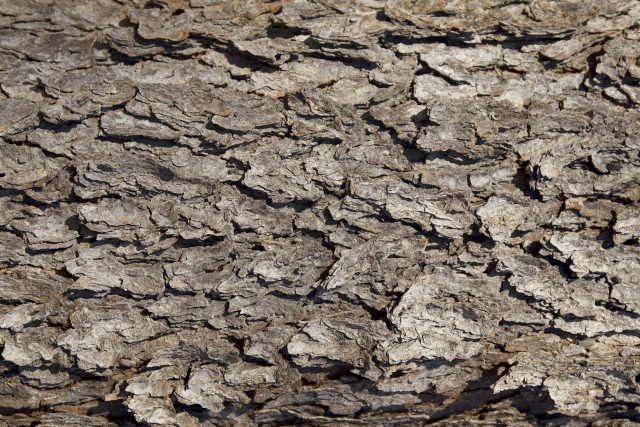
%> input picture testImages/bark01.jpg, 1280 x 853 px (shown at 1/2 size)
$ octave V2DerivFilterSparsity.m   (GNU Octave 9; MATLAB toolbox functions it lacks are replaced by stand-ins)
%> lines starting %> are read from the running program, lines starting %| are printed output that depends on the picture
### getSpyr4.m
function [imSpyr, pind, pyr] = getSpyr4(im, S, O)
%GETSPYR wrapper function for buildSFspyr
%splits positive and negative channels

N = size(im,1);
[spyr, pind] = buildSFpyr(im, S, O-1);
z = 0;
for r = 1:size(pind, 1);
    zNext = prod(pind(r,:));

    f = spyr(z+1:z+zNext);
    n = ((N+2)/pind(r,1))^2;
    spyr(z+1:z+zNext) = f/n;

    z = z+zNext;
end
imSpyr = spyr;

% divide channel amplitudes
pyr = [S O N];

end

### V2DerivFilterSparsity.m
close all;
clear all;
clc;

%init important parameters
addpath('C:\Users\oleskiw\Google Drive\wrx\Program\Toolbox\matlabPyrTools');
addpath('C:\Users\oleskiw\Google Drive\wrx\Program\Toolbox\matlabPyrTools\MEX')

S = 5;
O = 6;
N = 128;

%%

%demo pyramid
imgTest = imread('C:\Users\Oleskiw\Google Drive\wrx\Program\textureShorts\coefficientBundle\images\bark01.jpg');
%> imgTest is the input picture: size 853x1280x3 uint8; mean R, G, B 125.3, 114, 103.2
imgTest = hsv2rgb(rgb2hsv(imgTest).*repmat(reshape([1,0,1],[1 1 3]), [size(imgTest,1) size(imgTest,2), 1]));
%> imgTest: size 853x1280x3 double; mean H, S, V 0.492, 0.492, 0.492
imgTest = squeeze(imgTest(:,:,1));
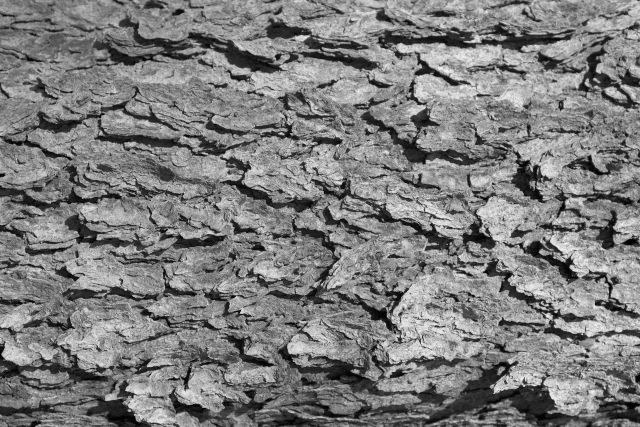
%> imgTest: size 853x1280 double (shown at 1/2 size); min 0, max 0.984, mean 0.492

rng(1337);
x0 = randi(N,1,2);

imgTest = imgTest(x0(1):x0(1)+N-1, x0(2):x0(2)+N-1);
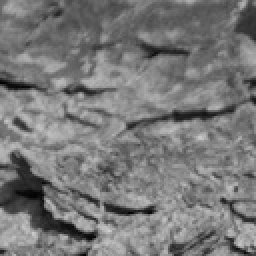
%> imgTest: size 128x128 double (shown 2 times larger); min 0, max 0.824, mean 0.471
imgTest = imgTest - 0.5;
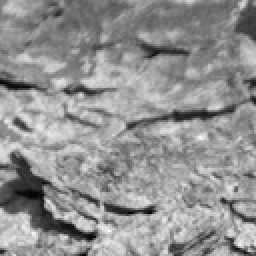
%> imgTest: size 128x128 double (shown 2 times larger); min -0.5, max 0.324, mean -0.0285; drawn with min black and max white


[spyrTest, pind, pyr] = getSpyr4(1*imgTest, S, O);
%> the run ends on the next line

$ run again, with testImages/bark02.jpg copied over testImages/bark01.jpg
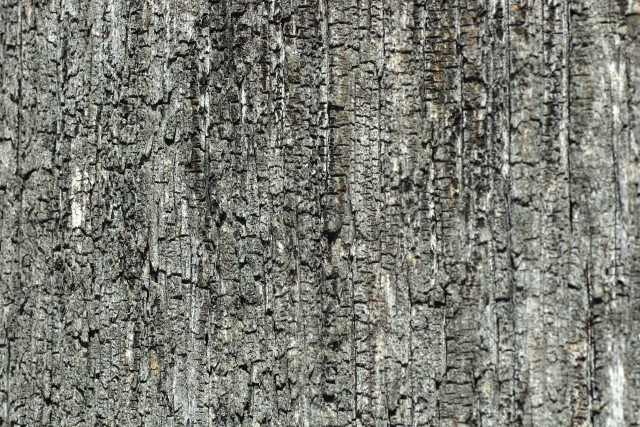
%> input picture testImages/bark02.jpg, 1280 x 853 px (shown at 1/2 size)
%> imgTest is the input picture: size 853x1280x3 uint8; mean R, G, B 123.4, 124.8, 116.3
%> `imgTest = imgTest(x0(1):x0(1)+N-1, x0(2):x0(2)+N-1);`:
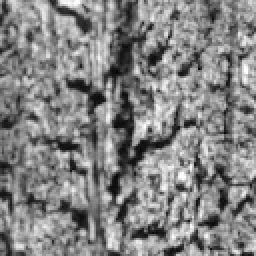
%> imgTest: size 128x128 double (shown 2 times larger); min 0.0196, max 1, mean 0.513

$ run again, with testImages/earth01.jpg copied over testImages/bark01.jpg
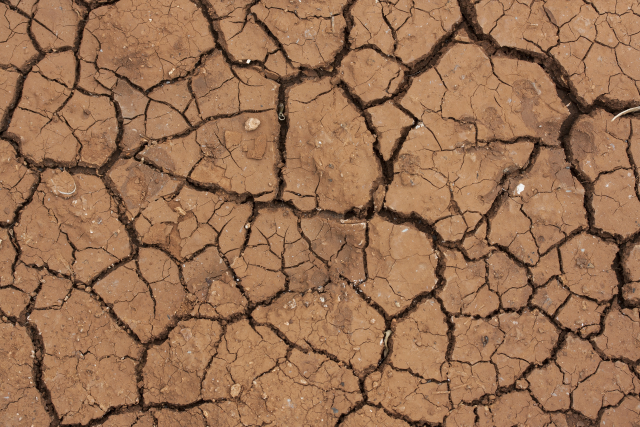
%> input picture testImages/earth01.jpg, 1280 x 853 px (shown at 1/2 size)
%> imgTest is the input picture: size 853x1280x3 uint8; mean R, G, B 152.9, 112.3, 81.9
%> `imgTest = squeeze(imgTest(:,:,1));`:
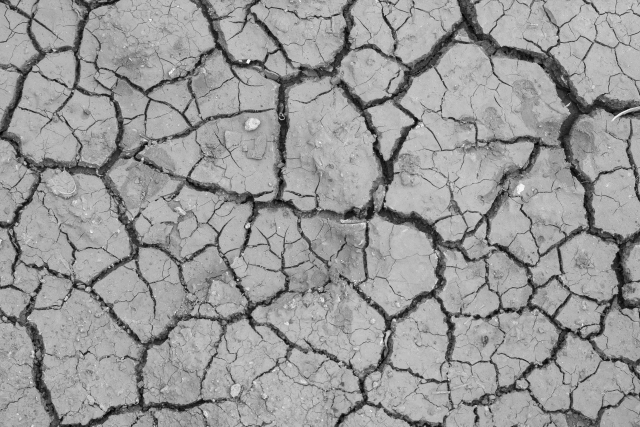
%> imgTest: size 853x1280 double (shown at 1/2 size); min 0, max 1, mean 0.6
%> `imgTest = imgTest - 0.5;`:
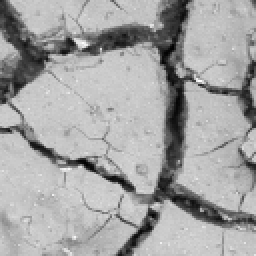
%> imgTest: size 128x128 double (shown 2 times larger); min -0.465, max 0.386, mean 0.0851; drawn with min black and max white

$ run again, with testImages/earth02.jpg copied over testImages/bark01.jpg
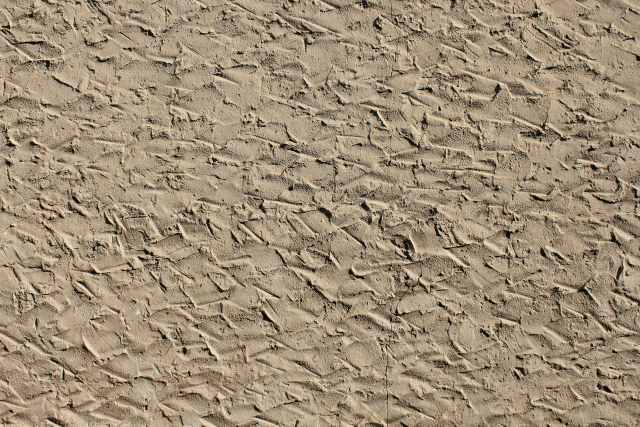
%> input picture testImages/earth02.jpg, 1280 x 853 px (shown at 1/2 size)
%> imgTest is the input picture: size 853x1280x3 uint8; mean R, G, B 160.1, 142.8, 118.8
%> `imgTest = squeeze(imgTest(:,:,1));`:
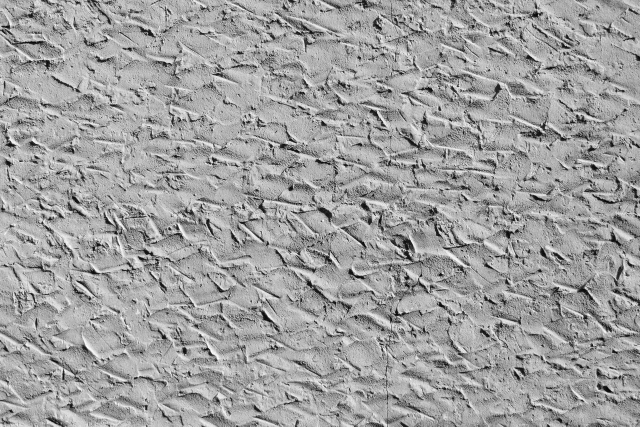
%> imgTest: size 853x1280 double (shown at 1/2 size); min 0.00392, max 1, mean 0.628
%> `imgTest = imgTest(x0(1):x0(1)+N-1, x0(2):x0(2)+N-1);`:
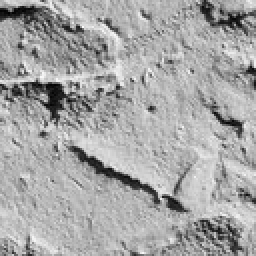
%> imgTest: size 128x128 double (shown 2 times larger); min 0.00392, max 0.984, mean 0.651
